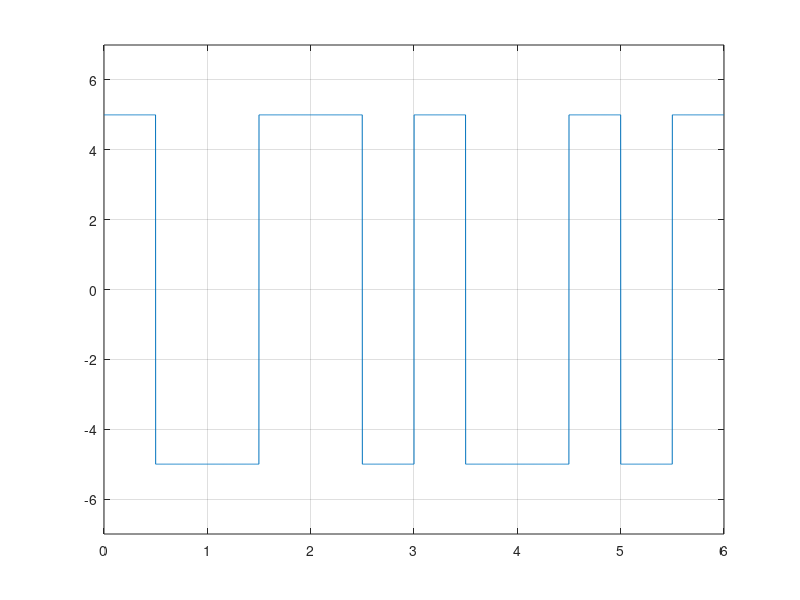

Write MATLAB code to recreate this figure.
close all;
clear all;
clc;

bits = [0 1 0 0 1 1];


bitrate = 1;
voltage = 5;

sampling_rate = 1000;
sampling_time = 1/sampling_rate;

end_time = length(bits)/bitrate;
time = 0:sampling_time:end_time;

index = 1;

for i = 1:length(time)
    if bits(index) == 1
        modulation(i) = -voltage;
    else
        modulation(i) = voltage;
    end
    
    if (time(i)*bitrate >= (index-bitrate/2))
        modulation(i)= -modulation(i);
    end
    
    if time(i)*bitrate >= index
        index = index+1;
    end
end

plot(time, modulation);
axis([0 end_time -voltage-2 voltage+2]);
grid on;

index = 1;

for i = 1:length(modulation)
    if modulation(i) == -voltage && time(i)*bitrate<(index-bitrate/2)
        demodulation(index) = 1;
    end
    if modulation(i) == voltage && time(i)*bitrate<(index-bitrate/2)
        demodulation(index) = 0;
    end
    
    if time(i)*bitrate >= index
        index = index+1;
    end
end

disp(demodulation);